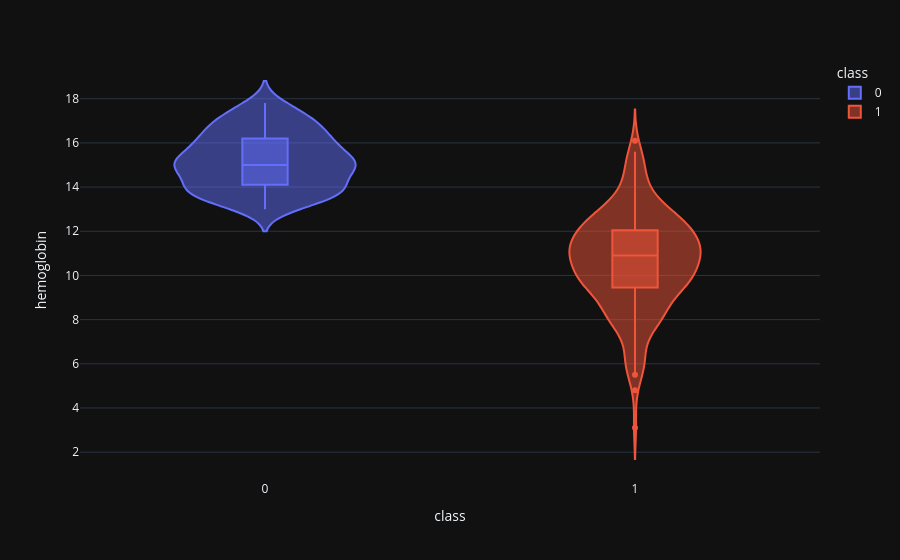

The cell this chart's notebook holds for it:
### Code cell
violin('hemoglobin')

### Figure 1 — Plotly figure (JSON) as saved in the notebook; plotly's stock layout.template omitted (floating-point values rounded to 4 significant figures; data arrays with more than 128 entries replaced by an {"elided": "..."} marker saying what was removed)
{"data": [{"alignmentgroup": "True", "box": {"visible": true}, "hovertemplate": "class=%{x}<br>hemoglobin=%{y}<extra></extra>", "legendgroup": "1", "marker": {"color": "#EF553B"}, "name": "1", "offsetgroup": "1", "orientation": "v", "scalegroup": "True", "showlegend": true, "type": "violin", "x": {"elided": "250 int values"}, "x0": " ", "xaxis": "x", "y": {"elided": "250 float values"}, "y0": " ", "yaxis": "y"}, {"alignmentgroup": "True", "box": {"visible": true}, "hovertemplate": "class=%{x}<br>hemoglobin=%{y}<extra></extra>", "legendgroup": "0", "marker": {"color": "#636EFA"}, "name": "0", "offsetgroup": "0", "orientation": "v", "scalegroup": "True", "showlegend": true, "type": "violin", "x": {"elided": "150 int values"}, "x0": " ", "xaxis": "x", "y": {"elided": "150 float values"}, "y0": " ", "yaxis": "y"}], "layout": {"legend": {"title": {"text": "class"}, "tracegroupgap": 0, "traceorder": "reversed"}, "margin": {"t": 60}, "violinmode": "overlay", "xaxis": {"anchor": "y", "categoryarray": [1, 0], "categoryorder": "array", "domain": [0, 1], "title": {"text": "class"}}, "yaxis": {"anchor": "x", "domain": [0, 1], "title": {"text": "hemoglobin"}}}}
